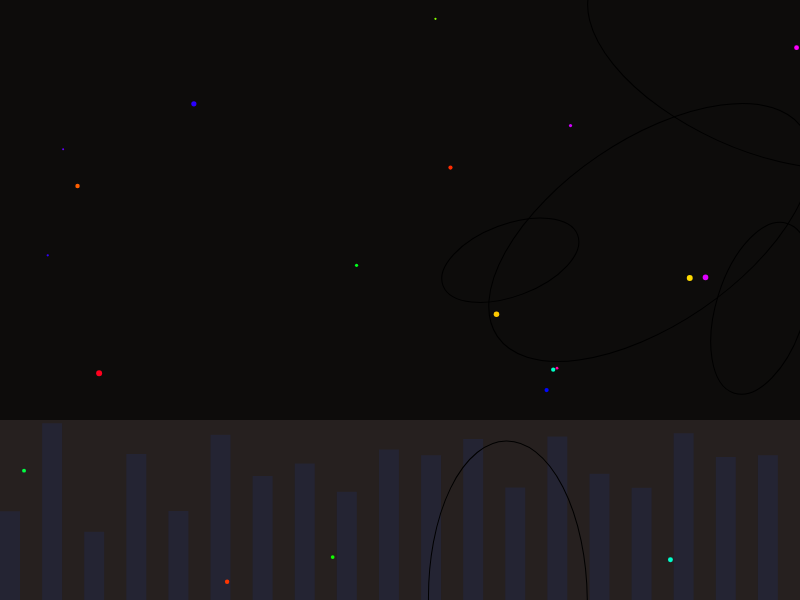
Frame 1 (no input)
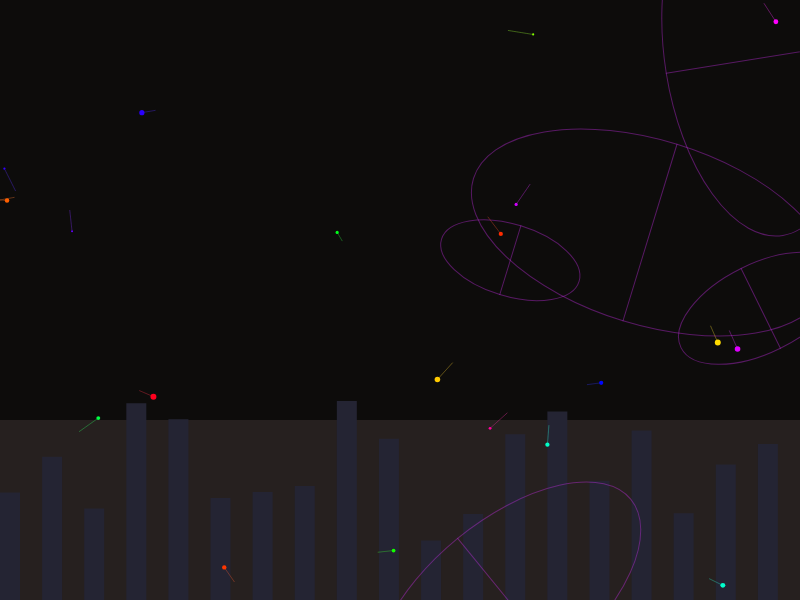
Frame 60 (no input)
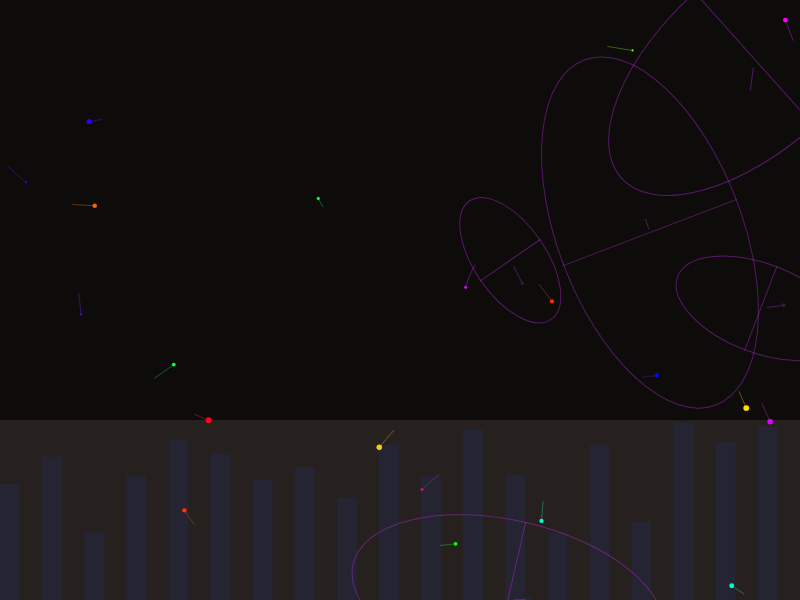
Frame 120 (the mouse pressed at the canvas centre since frame 60)

The p5.js sketch that drew these frames (run headless with seeded random() and noise() and a simulated clock; from frame 60 on, the mouse is pressed at the canvas centre):

// p5.js sketch
// ── sketch.js
let drones = [];
let patterns = [];
let time = 0;
let clickCount = 0;

function setup() {
  createCanvas(800, 600);
  colorMode(HSB, 360, 100, 100, 1);
  
  // Create initial drones
  for (let i = 0; i < 20; i++) {
    drones.push({
      x: random(width),
      y: random(height),
      speed: random(0.5, 2),
      angle: random(TWO_PI),
      hue: random(360),
      size: random(2, 6),
      trail: []
    });
  }
  
  // Create initial patterns
  for (let i = 0; i < 5; i++) {
    patterns.push({
      x: random(width),
      y: random(height),
      radius: random(50, 200),
      angle: random(TWO_PI),
      speed: random(0.01, 0.03)
    });
  }
}

function draw() {
  background(20, 10, 5);
  
  // Draw harbor
  fill(10, 20, 15);
  noStroke();
  rect(0, height * 0.7, width, height * 0.3);
  
  // Draw city skyline
  for (let i = 0; i < 20; i++) {
    let x = map(i, 0, 19, 0, width);
    let h = random(50, 200);
    fill(240, 30, 20);
    rect(x, height - h, 20, h);
  }
  
  // Update and draw patterns
  for (let pattern of patterns) {
    pattern.angle += pattern.speed;
    
    // Draw pattern
    push();
    translate(pattern.x, pattern.y);
    rotate(pattern.angle);
    strokeWeight(1);
    noFill();
    stroke(pattern.hue, 80, 90, 0.7);
    ellipse(0, 0, pattern.radius * 2, pattern.radius);
    
    // Add light bursts
    if (frameCount % 30 === 0) {
      stroke(pattern.hue, 100, 100, 0.9);
      line(0, -pattern.radius/2, 0, pattern.radius/2);
    }
    pop();
    
    // Add new drones occasionally
    if (frameCount % 100 === 0) {
      drones.push({
        x: pattern.x,
        y: pattern.y,
        speed: random(0.5, 2),
        angle: pattern.angle + random(-0.5, 0.5),
        hue: pattern.hue,
        size: random(2, 6),
        trail: []
      });
    }
  }
  
  // Update and draw drones
  for (let i = drones.length - 1; i >= 0; i--) {
    let d = drones[i];
    
    // Add current position to trail
    d.trail.push({x: d.x, y: d.y});
    if (d.trail.length > 15) {
      d.trail.shift();
    }
    
    // Update position
    d.x += cos(d.angle) * d.speed;
    d.y += sin(d.angle) * d.speed;
    
    // Bounce off edges
    if (d.x < 0 || d.x > width || d.y < 0 || d.y > height) {
      d.angle += PI + random(-0.5, 0.5);
    }
    
    // Mouse interaction
    let mouseDist = dist(d.x, d.y, mouseX, mouseY);
    if (mouseDist < 100) {
      let force = map(mouseDist, 0, 100, 2, 0);
      d.angle += (mouseX - d.x) * 0.0005 * force;
    }
    
    // Click interaction
    if (clickCount > 0 && frameCount % 10 === 0) {
      let clickDist = dist(d.x, d.y, width/2, height/2);
      if (clickDist < 300) {
        d.angle += random(-0.5, 0.5);
      }
    }
    
    // Draw trail
    noFill();
    strokeWeight(1);
    stroke(d.hue, 80, 90, 0.4);
    beginShape();
    for (let pos of d.trail) {
      vertex(pos.x, pos.y);
    }
    endShape();
    
    // Draw drone
    fill(d.hue, 100, 100);
    noStroke();
    ellipse(d.x, d.y, d.size, d.size);
    
    // Add light burst occasionally
    if (frameCount % 50 === 0) {
      stroke(d.hue, 100, 100, 0.8);
      line(d.x - d.size/2, d.y, d.x + d.size/2, d.y);
    }
    
    // Remove drones that are too far off-screen
    if (d.x < -50 || d.x > width + 50 || d.y < -50 || d.y > height + 50) {
      drones.splice(i, 1);
    }
  }
  
  time++;
}

function mouseDragged() {
  // Change pattern formation on drag
  for (let pattern of patterns) {
    pattern.x += (mouseX - pmouseX) * 0.1;
    pattern.y += (mouseY - pmouseY) * 0.1;
  }
}

function mouseClicked() {
  clickCount++;
  
  // Create a burst of new drones on click
  for (let i = 0; i < 10; i++) {
    drones.push({
      x: width/2,
      y: height/2,
      speed: random(1, 3),
      angle: random(TWO_PI),
      hue: random(360),
      size: random(2, 6),
      trail: []
    });
  }
}
